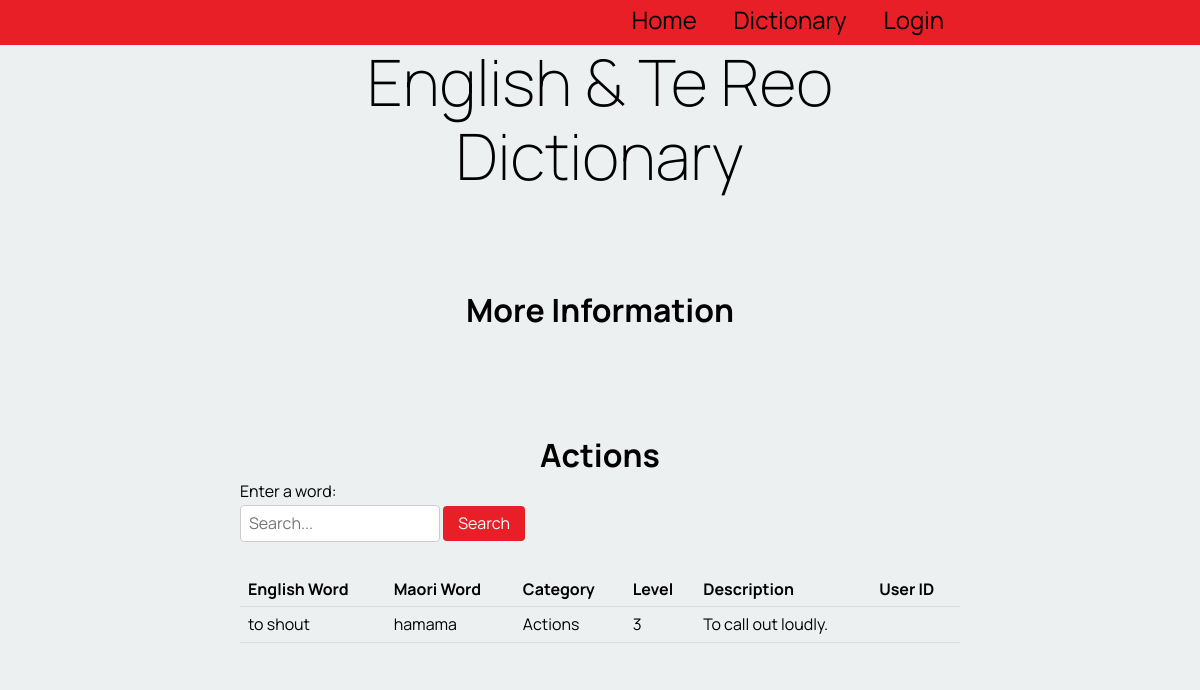
Page /word_info/1 on the committed database.
### tables this page shows
CREATE TABLE "table_word"
(
    word_id      integer not null
        primary key autoincrement,
    english_word varchar(100),
    te_reo_word  varchar(100),
    description  varchar(100),
    category     varchar(100),
    levels       varchar(100),
    user_fk      integer
        constraint table_word_table_account_id_fk
            references users_table,
    cat_fk       integer
        constraint table_word_category_table_cat_id_fk
            references category_table
);

CREATE TABLE "category_table"
(
    cat_id        integer not null
        primary key autoincrement,
    category_name varchar
);

### app.py (the view)
@app.route('/word_info/<word_id>')
def render_word_info(word_id):
    if is_logged_in_teacher():
        print("Teacher if logged in!")
    con = create_connection(DATABASE)
    query = "SELECT english_word, te_reo_word, category_name, levels, user_fk, description FROM table_word INNER JOIN category_table ON table_word.cat_fk = cat_id WHERE table_word.word_id = ?"
    cur = con.cursor()
    cur.execute(query, (word_id,))
    word = cur.fetchall()
    con.close()
    return render_template('word_info.html', logged_in = is_logged_in(), words=word, teacher_log = is_logged_in_teacher())

### app.py (called while the page is built)
def create_connection(db_file): #connects to the database
    try:
        connection = sqlite3.connect(db_file)
        return connection
    except Error as e:
        print(e)   #prints the error message
    return None

def is_logged_in():    #checks if the user has logged in
    if session.get("email") is None:
        print("not logged in ")
        return False
    else:
        print("logged in!")
        return True

def is_logged_in_teacher():
        email = session.get("email")
        con = create_connection(DATABASE)
        cur = con.cursor()
        query = """SELECT is_teacher FROM users_table WHERE email = ?"""
        cur.execute(query, (email, ))
        teacher = cur.fetchall()
        con.close()
        print("yooo", teacher)
        if ('yes',) in teacher:
            print("teacher logged in!")
            con = create_connection(DATABASE)
            query = "SELECT users_id FROM users_table"
            cur = con.cursor()
            cur.execute(query)
            test = cur.fetchall()
            print(test)
            return True
        else:
            return False

### templates/word_info.html (shortened to what this page needs)
{% extends 'base.html' %}
{% block pageheading %}More Information{% endblock %}
{% block main %}
    <h2> Actions</h2>
    <form action="{{ url_for('render_dictionary_page', cat_id=cat_id) }}" method="GET">
        <label for="word-search">Enter a word:</label>
        <input type="text" name="search" value="{{ search_term }}" placeholder="Search...">
        <button type="submit">Search</button>
    </form>
    <table>
        <thead>
            <tr>
                <th>English Word</th>
                <th>Maori Word</th>
                <th>Category</th>
                <th>Level</th>
                <th>Description</th>
                <th>User ID</th>
            </tr>
        </thead>
        <tbody>
            {% for word in words %}
                <tr>
                    <td>{{ word[0] }}</td>
                    <td>{{ word[1] }}</td>
                    <td>{{ word[2] }}</td>
                    <td>{{ word[3] }}</td>
                    <td>{{ word[5] }}</td>
                    <td>{{ word[6] }}</td>
                </tr>
            {% endfor %}
        </tbody>
    </table>
{% endblock %}

### static/style.css (style rules this page uses)
* { font-family: 'Manrope', sans-serif; padding: 0; margin: 0; box-sizing: border-box; }
body { background-color: rgba(236, 240, 241, 1.0); }
h2 { font-size: 2rem; text-align: center; margin: 0 0 0.5rem 0; padding-top: 100px; }
table { width: 100%; border-collapse: collapse; margin-bottom: 20px; }
table th, table td { padding: 8px; text-align: left; border-bottom: 1px solid #ddd; }
form { margin-bottom: 20px; }
form label { display: block; margin-bottom: 5px; }
form input[type="text"] { width: 200px; padding: 8px; border: 1px solid #ccc; border-radius: 4px; margin-bottom: 10px; }
form button { padding: 8px 15px; background-color: #e81f27; color: #fff; border: none; border-radius: 4px; cursor: pointer; }

### rows in the picture
table_word: english_word "to shout", te_reo_word "hamama", category_name "Actions", levels "3", description "To call out loudly."
